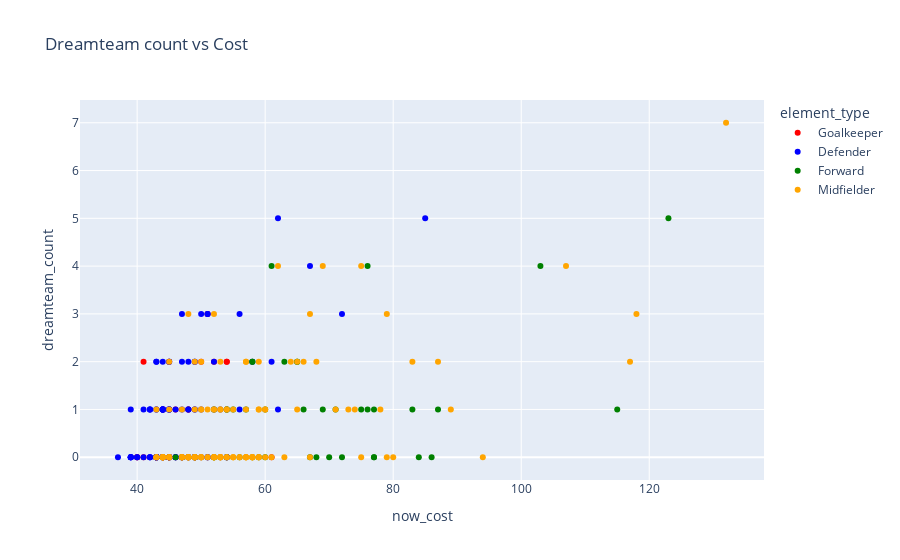

Notebook code for this chart:
### Code cell
px.scatter(df, 
           x='now_cost', y='dreamteam_count',
           color='element_type',
           color_discrete_map=position_colors,
           hover_data= ['player_name'],
           title='Dreamteam count vs Cost'
              )

#sns.scatterplot(x = df['now_cost'], y = df['dreamteam_count'], hue=df['element_type'], palette=position_colors)

### Figure 1 — Plotly figure (JSON) as saved in the notebook; plotly's stock layout.template omitted (floating-point values rounded to 4 significant figures; data arrays with more than 128 entries replaced by an {"elided": "..."} marker saying what was removed)
{"data": [{"customdata": [["Bernd Leno"], ["Aaron Ramsdale"], ["Álvaro Fernández"], ["Jonas Lössl"], ["Jason Steele"], ["Robert Sánchez"], ["Nick Pope"], ["Wayne Hennessey"], ["Edouard Mendy"], ["Vicente Guaita"], ["Jack Butland"], ["Jordan Pickford"], ["Kasper Schmeichel"], ["Illan Meslier"], ["Caoimhin Kelleher"], ["Zack Steffen"], ["David de Gea"], ["Karl Darlow"], ["Martin Dubravka"], ["Tim Krul"], ["Angus Gunn"], ["Fraser Forster"], ["Willy Caballero"], ["Hugo Lloris"], ["Ben Foster"], ["Daniel Bachmann"], ["Lukasz Fabianski"], ["Alphonse Areola"]], "hovertemplate": "element_type=Goalkeeper<br>now_cost=%{x}<br>dreamteam_count=%{y}<br>player_name=%{customdata[0]}<extra></extra>", "legendgroup": "Goalkeeper", "marker": {"color": "red", "symbol": "circle"}, "mode": "markers", "name": "Goalkeeper", "orientation": "v", "showlegend": true, "type": "scatter", "x": [45, 51, 45, 45, 40, 46, 54, 45, 61, 46, 44, 49, 48, 48, 43, 44, 52, 45, 44, 45, 40, 44, 43, 54, 41, 41, 50, 47], "xaxis": "x", "y": [0, 3, 0, 0, 0, 1, 2, 0, 0, 0, 1, 0, 1, 1, 0, 0, 2, 0, 1, 2, 0, 0, 0, 2, 2, 0, 2, 0], "yaxis": "y"}, {"customdata": {"elided": "132x1 str values"}, "hovertemplate": "element_type=Defender<br>now_cost=%{x}<br>dreamteam_count=%{y}<br>player_name=%{customdata[0]}<extra></extra>", "legendgroup": "Defender", "marker": {"color": "blue", "symbol": "circle"}, "mode": "markers", "name": "Defender", "orientation": "v", "showlegend": true, "type": "scatter", "x": {"elided": "132 int values"}, "xaxis": "x", "y": {"elided": "132 int values"}, "yaxis": "y"}, {"customdata": [["Alexandre Lacazette"], ["Ollie Watkins"], ["Danny Ings"], ["Ivan Toney"], ["Neal Maupay"], ["Danny Welbeck"], ["Jay Rodriguez"], ["Ashley Barnes"], ["Matej Vydra"], ["Wout Weghorst"], ["Timo Werner"], ["Romelu Lukaku"], ["Christian Benteke"], ["Jordan Ayew"], ["Jean-Philippe Mateta"], ["Odsonne Edouard"], ["Dominic Calvert-Lewin"], ["Salomón Rondón"], ["Jamie Vardy"], ["Kelechi Iheanacho"], ["Patson Daka"], ["Patrick Bamford"], ["Joe Gelhardt"], ["Roberto Firmino"], ["Edinson Cavani"], ["Chris Wood"], ["Callum Wilson"], ["Allan Saint-Maximin"], ["Teemu Pukki"], ["Adam Idah"], ["Joshua Sargent"], ["Che Adams"], ["Armando Broja"], ["Shane Long"], ["Adam Armstrong"], ["Harry Kane"], ["Emmanuel Dennis"], ["Joshua King"], ["Michail Antonio"], ["Raúl Jiménez"], ["Fabio Silva"], ["Hee-Chan Hwang"]], "hovertemplate": "element_type=Forward<br>now_cost=%{x}<br>dreamteam_count=%{y}<br>player_name=%{customdata[0]}<extra></extra>", "legendgroup": "Forward", "marker": {"color": "Green", "symbol": "circle"}, "mode": "markers", "name": "Forward", "orientation": "v", "showlegend": true, "type": "scatter", "x": [83, 75, 77, 65, 65, 59, 52, 52, 52, 66, 86, 115, 60, 58, 52, 63, 77, 60, 103, 69, 71, 77, 46, 87, 84, 67, 72, 68, 58, 49, 54, 70, 55, 54, 57, 123, 61, 58, 76, 76, 56, 54], "xaxis": "x", "y": [1, 1, 1, 2, 2, 0, 1, 0, 0, 1, 0, 1, 1, 0, 0, 2, 0, 0, 4, 1, 1, 0, 0, 1, 0, 0, 0, 0, 2, 0, 1, 0, 1, 0, 1, 5, 4, 2, 4, 1, 0, 1], "yaxis": "y"}, {"customdata": {"elided": "143x1 str values"}, "hovertemplate": "element_type=Midfielder<br>now_cost=%{x}<br>dreamteam_count=%{y}<br>player_name=%{customdata[0]}<extra></extra>", "legendgroup": "Midfielder", "marker": {"color": "Orange", "symbol": "circle"}, "mode": "markers", "name": "Midfielder", "orientation": "v", "showlegend": true, "type": "scatter", "x": {"elided": "143 int values"}, "xaxis": "x", "y": {"elided": "143 int values"}, "yaxis": "y"}], "layout": {"legend": {"title": {"text": "element_type"}, "tracegroupgap": 0}, "title": {"text": "Dreamteam count vs Cost"}, "xaxis": {"anchor": "y", "domain": [0, 1], "title": {"text": "now_cost"}}, "yaxis": {"anchor": "x", "domain": [0, 1], "title": {"text": "dreamteam_count"}}}}
